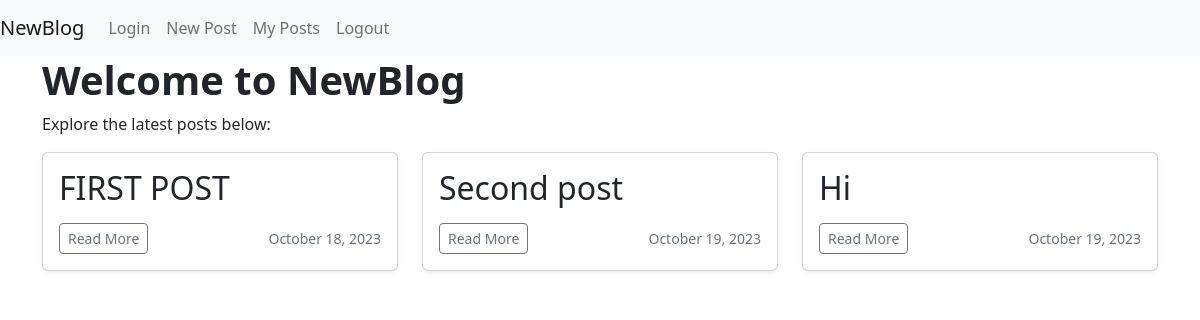
The app's page /home (signed in) with its own data.
### app/models.py (models this page shows, shortened)
class Post(db.Model):
    id = db.Column(db.Integer, primary_key=True)
    title = db.Column(db.String(100), nullable=False)
    date_posted = db.Column(db.DateTime, default=datetime.utcnow, nullable=False)
    content = db.Column(db.Text, nullable=False)
    user_id = db.Column(db.Integer, db.ForeignKey('user.id'), nullable=False)

### app/routes.py (the view)
@app.route('/')
@app.route('/home')
def home():
    posts = Post.query.all()
    return render_template('index.html', posts=posts)

### app/models.py (called while the page is built)
@login_manager.user_loader
def load_user(user_id):
    return User.query.get(int(user_id))

### app/templates/index.html (shortened to what this page needs)
{% extends 'base.html' %}
{% block content %}
  <h1><b>Welcome to NewBlog</b></h1>
  <p>Explore the latest posts below:</p>
  <div class="row">
    {% for post in posts %}
      <div class="col-md-4">
        <div class="card mb-4 shadow-sm">
          <div class="card-body">
            <h2 class="card-title">{{ post.title }}</h2>
            <div class="d-flex justify-content-between align-items-center">
              <div class="btn-group">
                <a href="{{ url_for('post', post_id=post.id) }}" class="btn btn-sm btn-outline-secondary">Read More</a>
              </div>
              <small class="text-muted">{{ post.date_posted.strftime('%B %d, %Y') }}</small>
            </div>
          </div>
        </div>
      </div>
    {% endfor %}
  </div>
{% endblock %}

### records on screen
Post: title "FIRST POST", date_posted "October 18, 2023"
Post: title "Second post", date_posted "October 19, 2023"
Post: title "Hi", date_posted "October 19, 2023"
